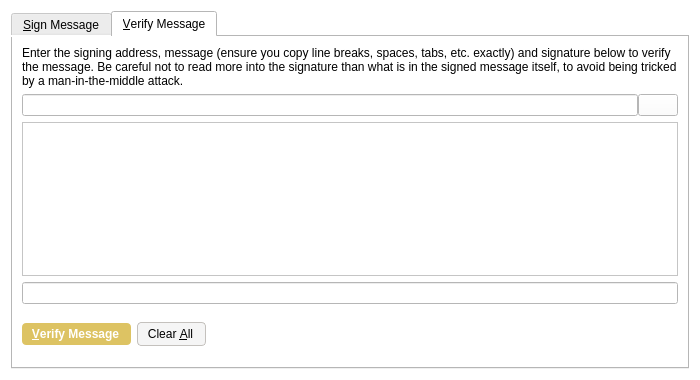
<?xml version="1.0" encoding="UTF-8"?>
<ui version="4.0">
 <class>SignVerifyMessageDialog</class>
 <widget class="QDialog" name="SignVerifyMessageDialog">
  <property name="geometry">
   <rect>
    <x>0</x>
    <y>0</y>
    <width>700</width>
    <height>380</height>
   </rect>
  </property>
  <property name="windowTitle">
   <string>Signatures - Sign / Verify a Message</string>
  </property>
  <property name="styleSheet">
   <string notr="true">background-color: rgb(255, 255, 255);</string>
  </property>
  <property name="modal">
   <bool>true</bool>
  </property>
  <layout class="QVBoxLayout" name="verticalLayout">
   <item>
    <widget class="QTabWidget" name="tabWidget">
     <property name="currentIndex">
      <number>1</number>
     </property>
     <widget class="QWidget" name="tabSignMessage">
      <attribute name="title">
       <string>&amp;Sign Message</string>
      </attribute>
      <layout class="QVBoxLayout" name="verticalLayout_SM">
       <item>
        <widget class="QLabel" name="infoLabel_SM">
         <property name="text">
          <string>You can sign messages with your addresses to prove you own them. Be careful not to sign anything vague, as phishing attacks may try to trick you into signing your identity over to them. Only sign fully-detailed statements you agree to.</string>
         </property>
         <property name="textFormat">
          <enum>Qt::PlainText</enum>
         </property>
         <property name="wordWrap">
          <bool>true</bool>
         </property>
        </widget>
       </item>
       <item>
        <layout class="QHBoxLayout" name="horizontalLayout_1_SM">
         <property name="spacing">
          <number>0</number>
         </property>
         <item>
          <widget class="QValidatedLineEdit" name="addressIn_SM">
           <property name="toolTip">
            <string>The address to sign the message with (e.g. Koalakash_Address_Here_QsAqFckyf9pRHN)</string>
           </property>
           <property name="maxLength">
            <number>34</number>
           </property>
          </widget>
         </item>
         <item>
          <widget class="QPushButton" name="addressBookButton_SM">
           <property name="toolTip">
            <string>Choose an address from the address book</string>
           </property>
           <property name="styleSheet">
            <string notr="true">border: 0;</string>
           </property>
           <property name="text">
            <string/>
           </property>
           <property name="icon">
            <iconset resource="../bitcoin.qrc">
             <normaloff>:/icons/address-book</normaloff>:/icons/address-book</iconset>
           </property>
           <property name="shortcut">
            <string>Alt+A</string>
           </property>
           <property name="autoDefault">
            <bool>false</bool>
           </property>
          </widget>
         </item>
         <item>
          <widget class="QPushButton" name="pasteButton_SM">
           <property name="toolTip">
            <string>Paste address from clipboard</string>
           </property>
           <property name="styleSheet">
            <string notr="true">border: 0;</string>
           </property>
           <property name="text">
            <string/>
           </property>
           <property name="icon">
            <iconset resource="../bitcoin.qrc">
             <normaloff>:/icons/editpaste</normaloff>:/icons/editpaste</iconset>
           </property>
           <property name="shortcut">
            <string>Alt+P</string>
           </property>
           <property name="autoDefault">
            <bool>false</bool>
           </property>
          </widget>
         </item>
        </layout>
       </item>
       <item>
        <widget class="QPlainTextEdit" name="messageIn_SM">
         <property name="toolTip">
          <string>Enter the message you want to sign here</string>
         </property>
        </widget>
       </item>
       <item>
        <layout class="QHBoxLayout" name="horizontalLayout_2_SM">
         <property name="spacing">
          <number>0</number>
         </property>
         <item>
          <widget class="QLineEdit" name="signatureOut_SM">
           <property name="font">
            <font>
             <italic>true</italic>
            </font>
           </property>
           <property name="readOnly">
            <bool>true</bool>
           </property>
          </widget>
         </item>
         <item>
          <widget class="QPushButton" name="copySignatureButton_SM">
           <property name="toolTip">
            <string>Copy the current signature to the system clipboard</string>
           </property>
           <property name="styleSheet">
            <string notr="true">border: 0;</string>
           </property>
           <property name="text">
            <string/>
           </property>
           <property name="icon">
            <iconset resource="../bitcoin.qrc">
             <normaloff>:/icons/editcopy</normaloff>:/icons/editcopy</iconset>
           </property>
           <property name="autoDefault">
            <bool>false</bool>
           </property>
          </widget>
         </item>
        </layout>
       </item>
       <item>
        <layout class="QHBoxLayout" name="horizontalLayout_3_SM">
         <item>
          <widget class="QPushButton" name="signMessageButton_SM">
           <property name="toolTip">
            <string>Sign the message to prove you own this Koalakash address</string>
           </property>
           <property name="styleSheet">
            <string notr="true">background-color: rgb(221, 195, 99);
color: rgb(255, 255, 255);
border-radius: 4px;
border-color:  rgb(221, 195, 99);
font-weight: 600;
padding: 4px;
padding-left: 10px;
padding-right: 12px;
icon-size: 0;</string>
           </property>
           <property name="text">
            <string>&amp;Sign Message</string>
           </property>
           <property name="icon">
            <iconset resource="../bitcoin.qrc">
             <normaloff>:/icons/edit</normaloff>:/icons/edit</iconset>
           </property>
           <property name="autoDefault">
            <bool>false</bool>
           </property>
          </widget>
         </item>
         <item>
          <widget class="QPushButton" name="clearButton_SM">
           <property name="toolTip">
            <string>Reset all sign message fields</string>
           </property>
           <property name="styleSheet">
            <string notr="true">background-color: rgb(245, 245, 245);
border-radius: 4px;
border: 1px solid #c4c1bd;
font-weight: 400;
padding: 4px;
padding-left: 10px;
padding-right: 12px;
icon-size: 0;</string>
           </property>
           <property name="text">
            <string>Clear &amp;All</string>
           </property>
           <property name="icon">
            <iconset resource="../bitcoin.qrc">
             <normaloff>:/icons/remove</normaloff>:/icons/remove</iconset>
           </property>
           <property name="autoDefault">
            <bool>false</bool>
           </property>
          </widget>
         </item>
         <item>
          <spacer name="horizontalSpacer_1_SM">
           <property name="orientation">
            <enum>Qt::Horizontal</enum>
           </property>
           <property name="sizeHint" stdset="0">
            <size>
             <width>40</width>
             <height>48</height>
            </size>
           </property>
          </spacer>
         </item>
         <item>
          <widget class="QLabel" name="statusLabel_SM">
           <property name="font">
            <font>
             <weight>75</weight>
             <bold>true</bold>
            </font>
           </property>
           <property name="text">
            <string/>
           </property>
           <property name="wordWrap">
            <bool>true</bool>
           </property>
          </widget>
         </item>
         <item>
          <spacer name="horizontalSpacer_2_SM">
           <property name="orientation">
            <enum>Qt::Horizontal</enum>
           </property>
           <property name="sizeHint" stdset="0">
            <size>
             <width>40</width>
             <height>48</height>
            </size>
           </property>
          </spacer>
         </item>
        </layout>
       </item>
      </layout>
     </widget>
     <widget class="QWidget" name="tabVerifyMessage">
      <attribute name="title">
       <string>&amp;Verify Message</string>
      </attribute>
      <layout class="QVBoxLayout" name="verticalLayout_VM">
       <item>
        <widget class="QLabel" name="infoLabel_VM">
         <property name="text">
          <string>Enter the signing address, message (ensure you copy line breaks, spaces, tabs, etc. exactly) and signature below to verify the message. Be careful not to read more into the signature than what is in the signed message itself, to avoid being tricked by a man-in-the-middle attack.</string>
         </property>
         <property name="textFormat">
          <enum>Qt::PlainText</enum>
         </property>
         <property name="alignment">
          <set>Qt::AlignLeading|Qt::AlignLeft|Qt::AlignTop</set>
         </property>
         <property name="wordWrap">
          <bool>true</bool>
         </property>
        </widget>
       </item>
       <item>
        <layout class="QHBoxLayout" name="horizontalLayout_1_VM">
         <property name="spacing">
          <number>0</number>
         </property>
         <item>
          <widget class="QValidatedLineEdit" name="addressIn_VM">
           <property name="toolTip">
            <string>The address the message was signed with (e.g. Koalakash_Address_Here_QsAqFckyf9pRHN)</string>
           </property>
           <property name="maxLength">
            <number>34</number>
           </property>
          </widget>
         </item>
         <item>
          <widget class="QPushButton" name="addressBookButton_VM">
           <property name="toolTip">
            <string>Choose an address from the address book</string>
           </property>
           <property name="text">
            <string/>
           </property>
           <property name="icon">
            <iconset resource="../bitcoin.qrc">
             <normaloff>:/icons/address-book</normaloff>:/icons/address-book</iconset>
           </property>
           <property name="shortcut">
            <string>Alt+A</string>
           </property>
           <property name="autoDefault">
            <bool>false</bool>
           </property>
          </widget>
         </item>
        </layout>
       </item>
       <item>
        <widget class="QPlainTextEdit" name="messageIn_VM"/>
       </item>
       <item>
        <widget class="QValidatedLineEdit" name="signatureIn_VM"/>
       </item>
       <item>
        <layout class="QHBoxLayout" name="horizontalLayout_2_VM">
         <item>
          <widget class="QPushButton" name="verifyMessageButton_VM">
           <property name="toolTip">
            <string>Verify the message to ensure it was signed with the specified Koalakash address</string>
           </property>
           <property name="styleSheet">
            <string notr="true">background-color: rgb(221, 195, 99);
color: rgb(255, 255, 255);
border-radius: 4px;
border-color:  rgb(221, 195, 99);
font-weight: 600;
padding: 4px;
padding-left: 10px;
padding-right: 12px;
icon-size: 0;</string>
           </property>
           <property name="text">
            <string>&amp;Verify Message</string>
           </property>
           <property name="icon">
            <iconset resource="../bitcoin.qrc">
             <normaloff>:/icons/transaction_0</normaloff>:/icons/transaction_0</iconset>
           </property>
           <property name="autoDefault">
            <bool>false</bool>
           </property>
          </widget>
         </item>
         <item>
          <widget class="QPushButton" name="clearButton_VM">
           <property name="toolTip">
            <string>Reset all verify message fields</string>
           </property>
           <property name="styleSheet">
            <string notr="true">background-color: rgb(245, 245, 245);
border-radius: 4px;
border: 1px solid #c4c1bd;
font-weight: 400;
padding: 4px;
padding-left: 10px;
padding-right: 12px;
icon-size: 0;</string>
           </property>
           <property name="text">
            <string>Clear &amp;All</string>
           </property>
           <property name="icon">
            <iconset resource="../bitcoin.qrc">
             <normaloff>:/icons/remove</normaloff>:/icons/remove</iconset>
           </property>
           <property name="autoDefault">
            <bool>false</bool>
           </property>
          </widget>
         </item>
         <item>
          <spacer name="horizontalSpacer_1_VM">
           <property name="orientation">
            <enum>Qt::Horizontal</enum>
           </property>
           <property name="sizeHint" stdset="0">
            <size>
             <width>40</width>
             <height>48</height>
            </size>
           </property>
          </spacer>
         </item>
         <item>
          <widget class="QLabel" name="statusLabel_VM">
           <property name="font">
            <font>
             <weight>75</weight>
             <bold>true</bold>
            </font>
           </property>
           <property name="text">
            <string/>
           </property>
           <property name="wordWrap">
            <bool>true</bool>
           </property>
          </widget>
         </item>
         <item>
          <spacer name="horizontalSpacer_2_VM">
           <property name="orientation">
            <enum>Qt::Horizontal</enum>
           </property>
           <property name="sizeHint" stdset="0">
            <size>
             <width>40</width>
             <height>48</height>
            </size>
           </property>
          </spacer>
         </item>
        </layout>
       </item>
      </layout>
     </widget>
    </widget>
   </item>
  </layout>
 </widget>
 <customwidgets>
  <customwidget>
   <class>QValidatedLineEdit</class>
   <extends>QLineEdit</extends>
   <header>qvalidatedlineedit.h</header>
  </customwidget>
 </customwidgets>
 <resources>
  <include location="../bitcoin.qrc"/>
 </resources>
 <connections/>
</ui>
